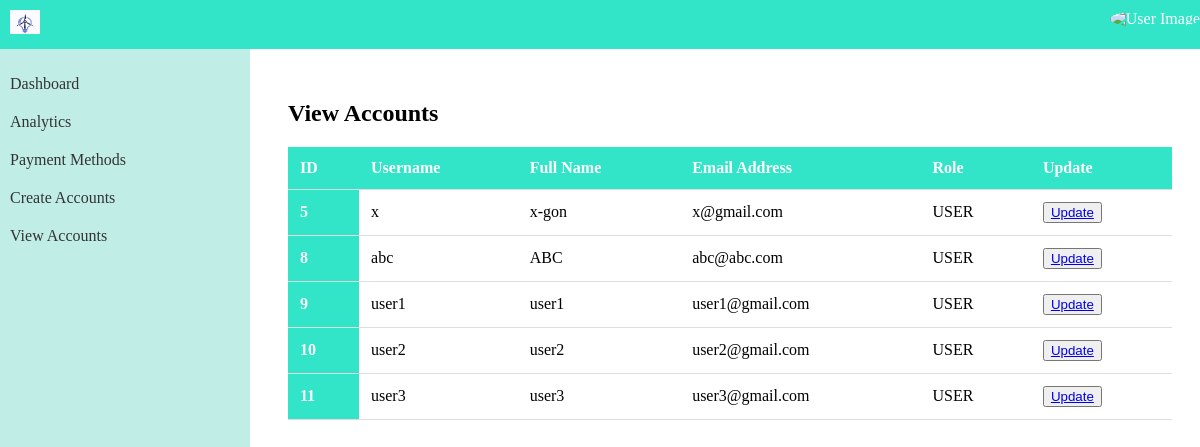
/dashboard/t_viewAccounts.php, run on the app's committed database.
### tables this page shows
CREATE TABLE `users` (
  `uid` int(75) NOT NULL,
  `uName` varchar(75) NOT NULL,
  `fullName` text NOT NULL,
  `email` varchar(75) NOT NULL,
  `password` varchar(100) NOT NULL,
  `role` text NOT NULL
);

### dashboard/t_viewAccounts.php (the view, shortened to what this page needs)
<!DOCTYPE html>
<html>
<head>
    <link rel="stylesheet" type="text/css" href="view.css">
</head>
<body>
    <div class="navbar">
        <div class="logo">
            <a class="navbar-brand" href="t_dashboard.php">
                <img src="images\logo.jpg" alt="Logo" width="30" height="24">
            </a>
        </div>
        <div class="user-menu">
            <img class="user-img" src="path/to/user-image.jpg" alt="User Image">
        </div>
    </div>
    <div class="sidebar">
        <a href="t_dashboard.php">Dashboard</a>
        <a href="t_analytics.php">Analytics</a>
        <a href="t_paymentMethod.php">Payment Methods</a>
        <a href="t_createAccount.php">Create Accounts</a>
        <a href="t_viewAccounts.php">View Accounts</a>
    </div>
    <div class="content">
        <h2>View Accounts</h2>
        <table class="accounts-table">
            <thead>
                <tr>
                    <th>ID</th>
                    <th>Username</th>
                    <th>Full Name</th>
                    <th>Email Address</th>
                    <th>Role</th>
                    <th>Update</th>
                </tr>
            </thead>
            <tbody>
                <?php
                    include 'connect.php';
                    $sql = "SELECT * FROM users WHERE role = 'USER'";
                    $result = mysqli_query($connect, $sql);
                    if ($result) {
                        while ($row = mysqli_fetch_assoc($result)) {
                            $id = $row['uid'];
                            $username = $row['uName'];
                            $fullname = $row['fullName'];
                            $email = $row['email'];
                            $role = $row['role'];
                            echo "<tr>
                            <th scope='row'>$id</th>
                            <td>$username</td>
                            <td>$fullname</td>
                            <td>$email</td>
                            <td>$role</td>
                            <td><button><a href='update.php?updateid=$id'>Update</a></button></td>
                            </tr>
                            ";
                        }
                    }
                ?>
            </tbody>
        </table>
    </div>
</body>
</html>

### dashboard/view.css (style rules this page uses)
.navbar { background-color: rgb(50, 229, 200); color: white; display: flex; justify-content: space-between; padding: 10px; position: fixed; top: 0; left: 0; width: 100%; z-index: 999; }
.logo { font-size: 20px; font-weight: bold; }
.user-menu { position: relative; display: inline-block; }
.user-img { width: 30px; height: 30px; border-radius: 50%; margin-right: 10px; }
.sidebar { height: 100%; width: 250px; background-color: #c0eee7; padding-top: 20px; position: fixed; top: 45px; left: 0; }
.sidebar a { padding: 10px; display: block; text-decoration: none; color: #333; }
.content { margin-top: 60px; margin-left: 260px; padding: 20px; }
.accounts-table { width: 100%; border-collapse: collapse; }
.accounts-table th, .accounts-table td { padding: 12px; text-align: left; border-bottom: 1px solid #ddd; }
.accounts-table th { background-color: rgb(50, 229, 200); color: white; }

### data on the page
users: uid "5", uName "x", fullName "x-gon", email "x@gmail.com", role "USER"
users: uid "8", uName "abc", fullName "ABC", email "abc@abc.com", role "USER"
users: uid "9", uName "user1", fullName "user1", email "user1@gmail.com", role "USER"
users: uid "10", uName "user2", fullName "user2", email "user2@gmail.com", role "USER"
users: uid "11", uName "user3", fullName "user3", email "user3@gmail.com", role "USER"
